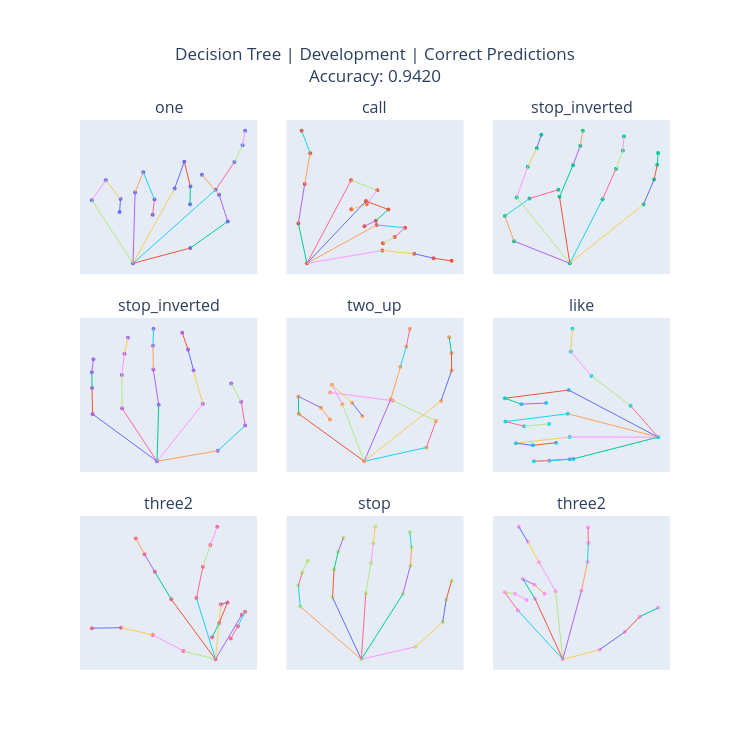

The notebook cell saved with this chart:
### Code cell
metrics = dt_trainer.results[dt_model_name]["metrics"]["development set"]

dt_corr_pred_fig = plot_correct_landmarks(
    dt_clf,
    X_dev_df,
    y_dev_df,
    le,
    model_name="Decision Tree",
    dataset_name="Development",
    accuracy=metrics["accuracy"],
    n_samples=9
)

### Figure 1 — Plotly figure (JSON) as saved in the notebook; plotly's stock layout.template omitted (floating-point values rounded to 4 significant figures)
{"data": [{"marker": {"size": 4}, "mode": "markers", "showlegend": false, "type": "scatter", "x": [0.0, 0.3897, 0.6439, 0.5856, 0.469, 0.5616, 0.6896, 0.7451, 0.7625, 0.283, 0.349, 0.3903, 0.3877, 0.01402, 0.06976, 0.1459, 0.1332, -0.28, -0.185, -0.08524, -0.09126], "xaxis": "x", "y": [0.0, -0.2382, -0.6529, -1.069, -1.383, -1.148, -1.581, -1.841, -2.069, -1.167, -1.586, -1.198, -0.9218, -1.105, -1.422, -0.997, -0.7568, -0.985, -1.295, -1.003, -0.8013], "yaxis": "y"}, {"line": {"width": 1}, "mode": "lines", "showlegend": false, "type": "scatter", "x": [0, 0.3897], "xaxis": "x", "y": [0, -0.2382], "yaxis": "y"}, {"line": {"width": 1}, "mode": "lines", "showlegend": false, "type": "scatter", "x": [0.3897, 0.6439], "xaxis": "x", "y": [-0.2382, -0.6529], "yaxis": "y"}, {"line": {"width": 1}, "mode": "lines", "showlegend": false, "type": "scatter", "x": [0.6439, 0.5856], "xaxis": "x", "y": [-0.6529, -1.069], "yaxis": "y"}, {"line": {"width": 1}, "mode": "lines", "showlegend": false, "type": "scatter", "x": [0.5856, 0.469], "xaxis": "x", "y": [-1.069, -1.383], "yaxis": "y"}, {"line": {"width": 1}, "mode": "lines", "showlegend": false, "type": "scatter", "x": [0, 0.5616], "xaxis": "x", "y": [0, -1.148], "yaxis": "y"}, {"line": {"width": 1}, "mode": "lines", "showlegend": false, "type": "scatter", "x": [0.5616, 0.6896], "xaxis": "x", "y": [-1.148, -1.581], "yaxis": "y"}, {"line": {"width": 1}, "mode": "lines", "showlegend": false, "type": "scatter", "x": [0.6896, 0.7451], "xaxis": "x", "y": [-1.581, -1.841], "yaxis": "y"}, {"line": {"width": 1}, "mode": "lines", "showlegend": false, "type": "scatter", "x": [0.7451, 0.7625], "xaxis": "x", "y": [-1.841, -2.069], "yaxis": "y"}, {"line": {"width": 1}, "mode": "lines", "showlegend": false, "type": "scatter", "x": [0, 0.283], "xaxis": "x", "y": [0, -1.167], "yaxis": "y"}, {"line": {"width": 1}, "mode": "lines", "showlegend": false, "type": "scatter", "x": [0.283, 0.349], "xaxis": "x", "y": [-1.167, -1.586], "yaxis": "y"}, {"line": {"width": 1}, "mode": "lines", "showlegend": false, "type": "scatter", "x": [0.349, 0.3903], "xaxis": "x", "y": [-1.586, -1.198], "yaxis": "y"}, {"line": {"width": 1}, "mode": "lines", "showlegend": false, "type": "scatter", "x": [0.3903, 0.3877], "xaxis": "x", "y": [-1.198, -0.9218], "yaxis": "y"}, {"line": {"width": 1}, "mode": "lines", "showlegend": false, "type": "scatter", "x": [0, 0.01402], "xaxis": "x", "y": [0, -1.105], "yaxis": "y"}, {"line": {"width": 1}, "mode": "lines", "showlegend": false, "type": "scatter", "x": [0.01402, 0.06976], "xaxis": "x", "y": [-1.105, -1.422], "yaxis": "y"}, {"line": {"width": 1}, "mode": "lines", "showlegend": false, "type": "scatter", "x": [0.06976, 0.1459], "xaxis": "x", "y": [-1.422, -0.997], "yaxis": "y"}, {"line": {"width": 1}, "mode": "lines", "showlegend": false, "type": "scatter", "x": [0.1459, 0.1332], "xaxis": "x", "y": [-0.997, -0.7568], "yaxis": "y"}, {"line": {"width": 1}, "mode": "lines", "showlegend": false, "type": "scatter", "x": [0, -0.28], "xaxis": "x", "y": [0, -0.985], "yaxis": "y"}, {"line": {"width": 1}, "mode": "lines", "showlegend": false, "type": "scatter", "x": [-0.28, -0.185], "xaxis": "x", "y": [-0.985, -1.295], "yaxis": "y"}, {"line": {"width": 1}, "mode": "lines", "showlegend": false, "type": "scatter", "x": [-0.185, -0.08524], "xaxis": "x", "y": [-1.295, -1.003], "yaxis": "y"}, {"line": {"width": 1}, "mode": "lines", "showlegend": false, "type": "scatter", "x": [-0.08524, -0.09126], "xaxis": "x", "y": [-1.003, -0.8013], "yaxis": "y"}, {"marker": {"size": 4}, "mode": "markers", "showlegend": false, "type": "scatter", "x": [0.0, -0.1291, -0.03367, 0.04911, -0.07962, 0.6639, 1.058, 0.8984, 0.6681, 0.8866, 1.224, 1.035, 0.8644, 1.047, 1.477, 1.319, 1.142, 1.134, 1.611, 1.904, 2.176], "xaxis": "x2", "y": [0.0, -0.5419, -1.079, -1.496, -1.802, -1.127, -0.9923, -0.8049, -0.7346, -0.8454, -0.7305, -0.5791, -0.5027, -0.5197, -0.4836, -0.3563, -0.273, -0.1735, -0.1305, -0.06837, -0.03338], "yaxis": "y2"}, {"line": {"width": 1}, "mode": "lines", "showlegend": false, "type": "scatter", "x": [0, -0.1291], "xaxis": "x2", "y": [0, -0.5419], "yaxis": "y2"}, {"line": {"width": 1}, "mode": "lines", "showlegend": false, "type": "scatter", "x": [-0.1291, -0.03367], "xaxis": "x2", "y": [-0.5419, -1.079], "yaxis": "y2"}, {"line": {"width": 1}, "mode": "lines", "showlegend": false, "type": "scatter", "x": [-0.03367, 0.04911], "xaxis": "x2", "y": [-1.079, -1.496], "yaxis": "y2"}, {"line": {"width": 1}, "mode": "lines", "showlegend": false, "type": "scatter", "x": [0.04911, -0.07962], "xaxis": "x2", "y": [-1.496, -1.802], "yaxis": "y2"}, {"line": {"width": 1}, "mode": "lines", "showlegend": false, "type": "scatter", "x": [0, 0.6639], "xaxis": "x2", "y": [0, -1.127], "yaxis": "y2"}, {"line": {"width": 1}, "mode": "lines", "showlegend": false, "type": "scatter", "x": [0.6639, 1.058], "xaxis": "x2", "y": [-1.127, -0.9923], "yaxis": "y2"}, {"line": {"width": 1}, "mode": "lines", "showlegend": false, "type": "scatter", "x": [1.058, 0.8984], "xaxis": "x2", "y": [-0.9923, -0.8049], "yaxis": "y2"}, {"line": {"width": 1}, "mode": "lines", "showlegend": false, "type": "scatter", "x": [0.8984, 0.6681], "xaxis": "x2", "y": [-0.8049, -0.7346], "yaxis": "y2"}, {"line": {"width": 1}, "mode": "lines", "showlegend": false, "type": "scatter", "x": [0, 0.8866], "xaxis": "x2", "y": [0, -0.8454], "yaxis": "y2"}, {"line": {"width": 1}, "mode": "lines", "showlegend": false, "type": "scatter", "x": [0.8866, 1.224], "xaxis": "x2", "y": [-0.8454, -0.7305], "yaxis": "y2"}, {"line": {"width": 1}, "mode": "lines", "showlegend": false, "type": "scatter", "x": [1.224, 1.035], "xaxis": "x2", "y": [-0.7305, -0.5791], "yaxis": "y2"}, {"line": {"width": 1}, "mode": "lines", "showlegend": false, "type": "scatter", "x": [1.035, 0.8644], "xaxis": "x2", "y": [-0.5791, -0.5027], "yaxis": "y2"}, {"line": {"width": 1}, "mode": "lines", "showlegend": false, "type": "scatter", "x": [0, 1.047], "xaxis": "x2", "y": [0, -0.5197], "yaxis": "y2"}, {"line": {"width": 1}, "mode": "lines", "showlegend": false, "type": "scatter", "x": [1.047, 1.477], "xaxis": "x2", "y": [-0.5197, -0.4836], "yaxis": "y2"}, {"line": {"width": 1}, "mode": "lines", "showlegend": false, "type": "scatter", "x": [1.477, 1.319], "xaxis": "x2", "y": [-0.4836, -0.3563], "yaxis": "y2"}, {"line": {"width": 1}, "mode": "lines", "showlegend": false, "type": "scatter", "x": [1.319, 1.142], "xaxis": "x2", "y": [-0.3563, -0.273], "yaxis": "y2"}, {"line": {"width": 1}, "mode": "lines", "showlegend": false, "type": "scatter", "x": [0, 1.134], "xaxis": "x2", "y": [0, -0.1735], "yaxis": "y2"}, {"line": {"width": 1}, "mode": "lines", "showlegend": false, "type": "scatter", "x": [1.134, 1.611], "xaxis": "x2", "y": [-0.1735, -0.1305], "yaxis": "y2"}, {"line": {"width": 1}, "mode": "lines", "showlegend": false, "type": "scatter", "x": [1.611, 1.904], "xaxis": "x2", "y": [-0.1305, -0.06837], "yaxis": "y2"}, {"line": {"width": 1}, "mode": "lines", "showlegend": false, "type": "scatter", "x": [1.904, 2.176], "xaxis": "x2", "y": [-0.06837, -0.03338], "yaxis": "y2"}, {"marker": {"size": 4}, "mode": "markers", "showlegend": false, "type": "scatter", "x": [0.0, -0.142, -0.1652, -0.1026, -0.02904, -0.1351, -0.107, -0.08411, -0.07243, -0.02616, 0.008155, 0.02665, 0.03305, 0.08329, 0.1176, 0.135, 0.1377, 0.1874, 0.2143, 0.2225, 0.2247], "xaxis": "x3", "y": [0.0, -0.167, -0.3558, -0.4879, -0.5546, -0.4968, -0.7281, -0.8665, -0.9693, -0.5009, -0.7397, -0.8861, -0.9995, -0.4833, -0.7135, -0.8499, -0.9551, -0.4434, -0.6311, -0.7433, -0.8319], "yaxis": "y3"}, {"line": {"width": 1}, "mode": "lines", "showlegend": false, "type": "scatter", "x": [0, -0.142], "xaxis": "x3", "y": [0, -0.167], "yaxis": "y3"}, {"line": {"width": 1}, "mode": "lines", "showlegend": false, "type": "scatter", "x": [-0.142, -0.1652], "xaxis": "x3", "y": [-0.167, -0.3558], "yaxis": "y3"}, {"line": {"width": 1}, "mode": "lines", "showlegend": false, "type": "scatter", "x": [-0.1652, -0.1026], "xaxis": "x3", "y": [-0.3558, -0.4879], "yaxis": "y3"}, {"line": {"width": 1}, "mode": "lines", "showlegend": false, "type": "scatter", "x": [-0.1026, -0.02904], "xaxis": "x3", "y": [-0.4879, -0.5546], "yaxis": "y3"}, {"line": {"width": 1}, "mode": "lines", "showlegend": false, "type": "scatter", "x": [0, -0.1351], "xaxis": "x3", "y": [0, -0.4968], "yaxis": "y3"}, {"line": {"width": 1}, "mode": "lines", "showlegend": false, "type": "scatter", "x": [-0.1351, -0.107], "xaxis": "x3", "y": [-0.4968, -0.7281], "yaxis": "y3"}, {"line": {"width": 1}, "mode": "lines", "showlegend": false, "type": "scatter", "x": [-0.107, -0.08411], "xaxis": "x3", "y": [-0.7281, -0.8665], "yaxis": "y3"}, {"line": {"width": 1}, "mode": "lines", "showlegend": false, "type": "scatter", "x": [-0.08411, -0.07243], "xaxis": "x3", "y": [-0.8665, -0.9693], "yaxis": "y3"}, {"line": {"width": 1}, "mode": "lines", "showlegend": false, "type": "scatter", "x": [0, -0.02616], "xaxis": "x3", "y": [0, -0.5009], "yaxis": "y3"}, {"line": {"width": 1}, "mode": "lines", "showlegend": false, "type": "scatter", "x": [-0.02616, 0.008155], "xaxis": "x3", "y": [-0.5009, -0.7397], "yaxis": "y3"}, {"line": {"width": 1}, "mode": "lines", "showlegend": false, "type": "scatter", "x": [0.008155, 0.02665], "xaxis": "x3", "y": [-0.7397, -0.8861], "yaxis": "y3"}, {"line": {"width": 1}, "mode": "lines", "showlegend": false, "type": "scatter", "x": [0.02665, 0.03305], "xaxis": "x3", "y": [-0.8861, -0.9995], "yaxis": "y3"}, {"line": {"width": 1}, "mode": "lines", "showlegend": false, "type": "scatter", "x": [0, 0.08329], "xaxis": "x3", "y": [0, -0.4833], "yaxis": "y3"}, {"line": {"width": 1}, "mode": "lines", "showlegend": false, "type": "scatter", "x": [0.08329, 0.1176], "xaxis": "x3", "y": [-0.4833, -0.7135], "yaxis": "y3"}, {"line": {"width": 1}, "mode": "lines", "showlegend": false, "type": "scatter", "x": [0.1176, 0.135], "xaxis": "x3", "y": [-0.7135, -0.8499], "yaxis": "y3"}, {"line": {"width": 1}, "mode": "lines", "showlegend": false, "type": "scatter", "x": [0.135, 0.1377], "xaxis": "x3", "y": [-0.8499, -0.9551], "yaxis": "y3"}, {"line": {"width": 1}, "mode": "lines", "showlegend": false, "type": "scatter", "x": [0, 0.1874], "xaxis": "x3", "y": [0, -0.4434], "yaxis": "y3"}, {"line": {"width": 1}, "mode": "lines", "showlegend": false, "type": "scatter", "x": [0.1874, 0.2143], "xaxis": "x3", "y": [-0.4434, -0.6311], "yaxis": "y3"}, {"line": {"width": 1}, "mode": "lines", "showlegend": false, "type": "scatter", "x": [0.2143, 0.2225], "xaxis": "x3", "y": [-0.6311, -0.7433], "yaxis": "y3"}, {"line": {"width": 1}, "mode": "lines", "showlegend": false, "type": "scatter", "x": [0.2225, 0.2247], "xaxis": "x3", "y": [-0.7433, -0.8319], "yaxis": "y3"}, {"marker": {"size": 4}, "mode": "markers", "showlegend": false, "type": "scatter", "x": [0.0, 0.2144, 0.3114, 0.2974, 0.2621, 0.1617, 0.1292, 0.1095, 0.08915, 0.005826, -0.01311, -0.01443, -0.01252, -0.1237, -0.1247, -0.1151, -0.1028, -0.2279, -0.2297, -0.2304, -0.225], "xaxis": "x4", "y": [0.0, -0.07931, -0.2691, -0.4488, -0.5873, -0.4332, -0.6839, -0.8433, -0.9688, -0.4273, -0.6919, -0.8705, -0.9999, -0.3999, -0.6515, -0.8107, -0.9319, -0.3561, -0.5524, -0.6712, -0.7701], "yaxis": "y4"}, {"line": {"width": 1}, "mode": "lines", "showlegend": false, "type": "scatter", "x": [0, 0.2144], "xaxis": "x4", "y": [0, -0.07931], "yaxis": "y4"}, {"line": {"width": 1}, "mode": "lines", "showlegend": false, "type": "scatter", "x": [0.2144, 0.3114], "xaxis": "x4", "y": [-0.07931, -0.2691], "yaxis": "y4"}, {"line": {"width": 1}, "mode": "lines", "showlegend": false, "type": "scatter", "x": [0.3114, 0.2974], "xaxis": "x4", "y": [-0.2691, -0.4488], "yaxis": "y4"}, {"line": {"width": 1}, "mode": "lines", "showlegend": false, "type": "scatter", "x": [0.2974, 0.2621], "xaxis": "x4", "y": [-0.4488, -0.5873], "yaxis": "y4"}, {"line": {"width": 1}, "mode": "lines", "showlegend": false, "type": "scatter", "x": [0, 0.1617], "xaxis": "x4", "y": [0, -0.4332], "yaxis": "y4"}, {"line": {"width": 1}, "mode": "lines", "showlegend": false, "type": "scatter", "x": [0.1617, 0.1292], "xaxis": "x4", "y": [-0.4332, -0.6839], "yaxis": "y4"}, {"line": {"width": 1}, "mode": "lines", "showlegend": false, "type": "scatter", "x": [0.1292, 0.1095], "xaxis": "x4", "y": [-0.6839, -0.8433], "yaxis": "y4"}, {"line": {"width": 1}, "mode": "lines", "showlegend": false, "type": "scatter", "x": [0.1095, 0.08915], "xaxis": "x4", "y": [-0.8433, -0.9688], "yaxis": "y4"}, {"line": {"width": 1}, "mode": "lines", "showlegend": false, "type": "scatter", "x": [0, 0.005826], "xaxis": "x4", "y": [0, -0.4273], "yaxis": "y4"}, {"line": {"width": 1}, "mode": "lines", "showlegend": false, "type": "scatter", "x": [0.005826, -0.01311], "xaxis": "x4", "y": [-0.4273, -0.6919], "yaxis": "y4"}, {"line": {"width": 1}, "mode": "lines", "showlegend": false, "type": "scatter", "x": [-0.01311, -0.01443], "xaxis": "x4", "y": [-0.6919, -0.8705], "yaxis": "y4"}, {"line": {"width": 1}, "mode": "lines", "showlegend": false, "type": "scatter", "x": [-0.01443, -0.01252], "xaxis": "x4", "y": [-0.8705, -0.9999], "yaxis": "y4"}, {"line": {"width": 1}, "mode": "lines", "showlegend": false, "type": "scatter", "x": [0, -0.1237], "xaxis": "x4", "y": [0, -0.3999], "yaxis": "y4"}, {"line": {"width": 1}, "mode": "lines", "showlegend": false, "type": "scatter", "x": [-0.1237, -0.1247], "xaxis": "x4", "y": [-0.3999, -0.6515], "yaxis": "y4"}, {"line": {"width": 1}, "mode": "lines", "showlegend": false, "type": "scatter", "x": [-0.1247, -0.1151], "xaxis": "x4", "y": [-0.6515, -0.8107], "yaxis": "y4"}, {"line": {"width": 1}, "mode": "lines", "showlegend": false, "type": "scatter", "x": [-0.1151, -0.1028], "xaxis": "x4", "y": [-0.8107, -0.9319], "yaxis": "y4"}, {"line": {"width": 1}, "mode": "lines", "showlegend": false, "type": "scatter", "x": [0, -0.2279], "xaxis": "x4", "y": [0, -0.3561], "yaxis": "y4"}, {"line": {"width": 1}, "mode": "lines", "showlegend": false, "type": "scatter", "x": [-0.2279, -0.2297], "xaxis": "x4", "y": [-0.3561, -0.5524], "yaxis": "y4"}, {"line": {"width": 1}, "mode": "lines", "showlegend": false, "type": "scatter", "x": [-0.2297, -0.2304], "xaxis": "x4", "y": [-0.5524, -0.6712], "yaxis": "y4"}, {"line": {"width": 1}, "mode": "lines", "showlegend": false, "type": "scatter", "x": [-0.2304, -0.225], "xaxis": "x4", "y": [-0.6712, -0.7701], "yaxis": "y4"}, {"marker": {"size": 4}, "mode": "markers", "showlegend": false, "type": "scatter", "x": [0.0, 0.1319, 0.1519, 0.06047, -0.0719, 0.1626, 0.1852, 0.1848, 0.18, 0.05633, 0.07657, 0.08928, 0.09669, -0.04616, -0.06848, -0.02567, -0.003899, -0.1387, -0.1394, -0.09146, -0.07258], "xaxis": "x5", "y": [0.0, -0.1041, -0.3032, -0.4545, -0.5164, -0.4535, -0.6807, -0.8132, -0.9305, -0.466, -0.7088, -0.862, -0.9953, -0.4277, -0.5744, -0.4391, -0.3405, -0.3566, -0.4869, -0.4027, -0.3135], "yaxis": "y5"}, {"line": {"width": 1}, "mode": "lines", "showlegend": false, "type": "scatter", "x": [0, 0.1319], "xaxis": "x5", "y": [0, -0.1041], "yaxis": "y5"}, {"line": {"width": 1}, "mode": "lines", "showlegend": false, "type": "scatter", "x": [0.1319, 0.1519], "xaxis": "x5", "y": [-0.1041, -0.3032], "yaxis": "y5"}, {"line": {"width": 1}, "mode": "lines", "showlegend": false, "type": "scatter", "x": [0.1519, 0.06047], "xaxis": "x5", "y": [-0.3032, -0.4545], "yaxis": "y5"}, {"line": {"width": 1}, "mode": "lines", "showlegend": false, "type": "scatter", "x": [0.06047, -0.0719], "xaxis": "x5", "y": [-0.4545, -0.5164], "yaxis": "y5"}, {"line": {"width": 1}, "mode": "lines", "showlegend": false, "type": "scatter", "x": [0, 0.1626], "xaxis": "x5", "y": [0, -0.4535], "yaxis": "y5"}, {"line": {"width": 1}, "mode": "lines", "showlegend": false, "type": "scatter", "x": [0.1626, 0.1852], "xaxis": "x5", "y": [-0.4535, -0.6807], "yaxis": "y5"}, {"line": {"width": 1}, "mode": "lines", "showlegend": false, "type": "scatter", "x": [0.1852, 0.1848], "xaxis": "x5", "y": [-0.6807, -0.8132], "yaxis": "y5"}, {"line": {"width": 1}, "mode": "lines", "showlegend": false, "type": "scatter", "x": [0.1848, 0.18], "xaxis": "x5", "y": [-0.8132, -0.9305], "yaxis": "y5"}, {"line": {"width": 1}, "mode": "lines", "showlegend": false, "type": "scatter", "x": [0, 0.05633], "xaxis": "x5", "y": [0, -0.466], "yaxis": "y5"}, {"line": {"width": 1}, "mode": "lines", "showlegend": false, "type": "scatter", "x": [0.05633, 0.07657], "xaxis": "x5", "y": [-0.466, -0.7088], "yaxis": "y5"}, {"line": {"width": 1}, "mode": "lines", "showlegend": false, "type": "scatter", "x": [0.07657, 0.08928], "xaxis": "x5", "y": [-0.7088, -0.862], "yaxis": "y5"}, {"line": {"width": 1}, "mode": "lines", "showlegend": false, "type": "scatter", "x": [0.08928, 0.09669], "xaxis": "x5", "y": [-0.862, -0.9953], "yaxis": "y5"}, {"line": {"width": 1}, "mode": "lines", "showlegend": false, "type": "scatter", "x": [0, -0.04616], "xaxis": "x5", "y": [0, -0.4277], "yaxis": "y5"}, {"line": {"width": 1}, "mode": "lines", "showlegend": false, "type": "scatter", "x": [-0.04616, -0.06848], "xaxis": "x5", "y": [-0.4277, -0.5744], "yaxis": "y5"}, {"line": {"width": 1}, "mode": "lines", "showlegend": false, "type": "scatter", "x": [-0.06848, -0.02567], "xaxis": "x5", "y": [-0.5744, -0.4391], "yaxis": "y5"}, {"line": {"width": 1}, "mode": "lines", "showlegend": false, "type": "scatter", "x": [-0.02567, -0.003899], "xaxis": "x5", "y": [-0.4391, -0.3405], "yaxis": "y5"}, {"line": {"width": 1}, "mode": "lines", "showlegend": false, "type": "scatter", "x": [0, -0.1387], "xaxis": "x5", "y": [0, -0.3566], "yaxis": "y5"}, {"line": {"width": 1}, "mode": "lines", "showlegend": false, "type": "scatter", "x": [-0.1387, -0.1394], "xaxis": "x5", "y": [-0.3566, -0.4869], "yaxis": "y5"}, {"line": {"width": 1}, "mode": "lines", "showlegend": false, "type": "scatter", "x": [-0.1394, -0.09146], "xaxis": "x5", "y": [-0.4869, -0.4027], "yaxis": "y5"}, {"line": {"width": 1}, "mode": "lines", "showlegend": false, "type": "scatter", "x": [-0.09146, -0.07258], "xaxis": "x5", "y": [-0.4027, -0.3135], "yaxis": "y5"}, {"marker": {"size": 4}, "mode": "markers", "showlegend": false, "type": "scatter", "x": [0.0, -0.2494, -0.6026, -0.7881, -0.7738, -0.8074, -1.384, -1.234, -1.011, -0.8157, -1.379, -1.211, -0.9855, -0.7995, -1.284, -1.131, -0.9216, -0.7657, -1.122, -0.9832, -0.7995], "xaxis": "x6", "y": [0.0, -0.4038, -0.7869, -1.1, -1.395, -0.6055, -0.5007, -0.4242, -0.4384, -0.3009, -0.2001, -0.1408, -0.1698, -0.0008691, 0.07774, 0.106, 0.07139, 0.2798, 0.311, 0.3052, 0.2846], "yaxis": "y6"}, {"line": {"width": 1}, "mode": "lines", "showlegend": false, "type": "scatter", "x": [0, -0.2494], "xaxis": "x6", "y": [0, -0.4038], "yaxis": "y6"}, {"line": {"width": 1}, "mode": "lines", "showlegend": false, "type": "scatter", "x": [-0.2494, -0.6026], "xaxis": "x6", "y": [-0.4038, -0.7869], "yaxis": "y6"}, {"line": {"width": 1}, "mode": "lines", "showlegend": false, "type": "scatter", "x": [-0.6026, -0.7881], "xaxis": "x6", "y": [-0.7869, -1.1], "yaxis": "y6"}, {"line": {"width": 1}, "mode": "lines", "showlegend": false, "type": "scatter", "x": [-0.7881, -0.7738], "xaxis": "x6", "y": [-1.1, -1.395], "yaxis": "y6"}, {"line": {"width": 1}, "mode": "lines", "showlegend": false, "type": "scatter", "x": [0, -0.8074], "xaxis": "x6", "y": [0, -0.6055], "yaxis": "y6"}, {"line": {"width": 1}, "mode": "lines", "showlegend": false, "type": "scatter", "x": [-0.8074, -1.384], "xaxis": "x6", "y": [-0.6055, -0.5007], "yaxis": "y6"}, {"line": {"width": 1}, "mode": "lines", "showlegend": false, "type": "scatter", "x": [-1.384, -1.234], "xaxis": "x6", "y": [-0.5007, -0.4242], "yaxis": "y6"}, {"line": {"width": 1}, "mode": "lines", "showlegend": false, "type": "scatter", "x": [-1.234, -1.011], "xaxis": "x6", "y": [-0.4242, -0.4384], "yaxis": "y6"}, {"line": {"width": 1}, "mode": "lines", "showlegend": false, "type": "scatter", "x": [0, -0.8157], "xaxis": "x6", "y": [0, -0.3009], "yaxis": "y6"}, {"line": {"width": 1}, "mode": "lines", "showlegend": false, "type": "scatter", "x": [-0.8157, -1.379], "xaxis": "x6", "y": [-0.3009, -0.2001], "yaxis": "y6"}, {"line": {"width": 1}, "mode": "lines", "showlegend": false, "type": "scatter", "x": [-1.379, -1.211], "xaxis": "x6", "y": [-0.2001, -0.1408], "yaxis": "y6"}, {"line": {"width": 1}, "mode": "lines", "showlegend": false, "type": "scatter", "x": [-1.211, -0.9855], "xaxis": "x6", "y": [-0.1408, -0.1698], "yaxis": "y6"}, {"line": {"width": 1}, "mode": "lines", "showlegend": false, "type": "scatter", "x": [0, -0.7995], "xaxis": "x6", "y": [0, -0.0008691], "yaxis": "y6"}, {"line": {"width": 1}, "mode": "lines", "showlegend": false, "type": "scatter", "x": [-0.7995, -1.284], "xaxis": "x6", "y": [-0.0008691, 0.07774], "yaxis": "y6"}, {"line": {"width": 1}, "mode": "lines", "showlegend": false, "type": "scatter", "x": [-1.284, -1.131], "xaxis": "x6", "y": [0.07774, 0.106], "yaxis": "y6"}, {"line": {"width": 1}, "mode": "lines", "showlegend": false, "type": "scatter", "x": [-1.131, -0.9216], "xaxis": "x6", "y": [0.106, 0.07139], "yaxis": "y6"}, {"line": {"width": 1}, "mode": "lines", "showlegend": false, "type": "scatter", "x": [0, -0.7657], "xaxis": "x6", "y": [0, 0.2798], "yaxis": "y6"}, {"line": {"width": 1}, "mode": "lines", "showlegend": false, "type": "scatter", "x": [-0.7657, -1.122], "xaxis": "x6", "y": [0.2798, 0.311], "yaxis": "y6"}, {"line": {"width": 1}, "mode": "lines", "showlegend": false, "type": "scatter", "x": [-1.122, -0.9832], "xaxis": "x6", "y": [0.311, 0.3052], "yaxis": "y6"}, {"line": {"width": 1}, "mode": "lines", "showlegend": false, "type": "scatter", "x": [-0.9832, -0.7995], "xaxis": "x6", "y": [0.3052, 0.2846], "yaxis": "y6"}, {"marker": {"size": 4}, "mode": "markers", "showlegend": false, "type": "scatter", "x": [0.0, -0.1636, -0.3188, -0.4807, -0.6292, -0.2252, -0.3087, -0.3615, -0.405, -0.0968, -0.06404, -0.02596, 0.009129, 0.02761, 0.06161, 0.01885, -0.01669, 0.1339, 0.1511, 0.1148, 0.07779], "xaxis": "x7", "y": [0.0, -0.06282, -0.184, -0.2383, -0.2347, -0.4526, -0.6596, -0.7927, -0.9114, -0.4614, -0.6982, -0.862, -1.0, -0.414, -0.4292, -0.2744, -0.1663, -0.3352, -0.3591, -0.2496, -0.1574], "yaxis": "y7"}, {"line": {"width": 1}, "mode": "lines", "showlegend": false, "type": "scatter", "x": [0, -0.1636], "xaxis": "x7", "y": [0, -0.06282], "yaxis": "y7"}, {"line": {"width": 1}, "mode": "lines", "showlegend": false, "type": "scatter", "x": [-0.1636, -0.3188], "xaxis": "x7", "y": [-0.06282, -0.184], "yaxis": "y7"}, {"line": {"width": 1}, "mode": "lines", "showlegend": false, "type": "scatter", "x": [-0.3188, -0.4807], "xaxis": "x7", "y": [-0.184, -0.2383], "yaxis": "y7"}, {"line": {"width": 1}, "mode": "lines", "showlegend": false, "type": "scatter", "x": [-0.4807, -0.6292], "xaxis": "x7", "y": [-0.2383, -0.2347], "yaxis": "y7"}, {"line": {"width": 1}, "mode": "lines", "showlegend": false, "type": "scatter", "x": [0, -0.2252], "xaxis": "x7", "y": [0, -0.4526], "yaxis": "y7"}, {"line": {"width": 1}, "mode": "lines", "showlegend": false, "type": "scatter", "x": [-0.2252, -0.3087], "xaxis": "x7", "y": [-0.4526, -0.6596], "yaxis": "y7"}, {"line": {"width": 1}, "mode": "lines", "showlegend": false, "type": "scatter", "x": [-0.3087, -0.3615], "xaxis": "x7", "y": [-0.6596, -0.7927], "yaxis": "y7"}, {"line": {"width": 1}, "mode": "lines", "showlegend": false, "type": "scatter", "x": [-0.3615, -0.405], "xaxis": "x7", "y": [-0.7927, -0.9114], "yaxis": "y7"}, {"line": {"width": 1}, "mode": "lines", "showlegend": false, "type": "scatter", "x": [0, -0.0968], "xaxis": "x7", "y": [0, -0.4614], "yaxis": "y7"}, {"line": {"width": 1}, "mode": "lines", "showlegend": false, "type": "scatter", "x": [-0.0968, -0.06404], "xaxis": "x7", "y": [-0.4614, -0.6982], "yaxis": "y7"}, {"line": {"width": 1}, "mode": "lines", "showlegend": false, "type": "scatter", "x": [-0.06404, -0.02596], "xaxis": "x7", "y": [-0.6982, -0.862], "yaxis": "y7"}, {"line": {"width": 1}, "mode": "lines", "showlegend": false, "type": "scatter", "x": [-0.02596, 0.009129], "xaxis": "x7", "y": [-0.862, -1.0], "yaxis": "y7"}, {"line": {"width": 1}, "mode": "lines", "showlegend": false, "type": "scatter", "x": [0, 0.02761], "xaxis": "x7", "y": [0, -0.414], "yaxis": "y7"}, {"line": {"width": 1}, "mode": "lines", "showlegend": false, "type": "scatter", "x": [0.02761, 0.06161], "xaxis": "x7", "y": [-0.414, -0.4292], "yaxis": "y7"}, {"line": {"width": 1}, "mode": "lines", "showlegend": false, "type": "scatter", "x": [0.06161, 0.01885], "xaxis": "x7", "y": [-0.4292, -0.2744], "yaxis": "y7"}, {"line": {"width": 1}, "mode": "lines", "showlegend": false, "type": "scatter", "x": [0.01885, -0.01669], "xaxis": "x7", "y": [-0.2744, -0.1663], "yaxis": "y7"}, {"line": {"width": 1}, "mode": "lines", "showlegend": false, "type": "scatter", "x": [0, 0.1339], "xaxis": "x7", "y": [0, -0.3352], "yaxis": "y7"}, {"line": {"width": 1}, "mode": "lines", "showlegend": false, "type": "scatter", "x": [0.1339, 0.1511], "xaxis": "x7", "y": [-0.3352, -0.3591], "yaxis": "y7"}, {"line": {"width": 1}, "mode": "lines", "showlegend": false, "type": "scatter", "x": [0.1511, 0.1148], "xaxis": "x7", "y": [-0.3591, -0.2496], "yaxis": "y7"}, {"line": {"width": 1}, "mode": "lines", "showlegend": false, "type": "scatter", "x": [0.1148, 0.07779], "xaxis": "x7", "y": [-0.2496, -0.1574], "yaxis": "y7"}, {"marker": {"size": 4}, "mode": "markers", "showlegend": false, "type": "scatter", "x": [0.0, 0.1646, 0.2467, 0.2575, 0.274, 0.126, 0.1491, 0.1522, 0.1472, 0.01376, 0.02932, 0.03659, 0.04232, -0.08704, -0.08266, -0.07027, -0.05418, -0.1851, -0.1908, -0.1787, -0.1626], "xaxis": "x8", "y": [0.0, -0.09448, -0.2787, -0.4511, -0.5929, -0.4912, -0.7074, -0.8431, -0.9594, -0.4989, -0.7254, -0.8744, -0.9991, -0.4651, -0.6771, -0.8083, -0.9168, -0.3975, -0.5569, -0.6562, -0.7419], "yaxis": "y8"}, {"line": {"width": 1}, "mode": "lines", "showlegend": false, "type": "scatter", "x": [0, 0.1646], "xaxis": "x8", "y": [0, -0.09448], "yaxis": "y8"}, {"line": {"width": 1}, "mode": "lines", "showlegend": false, "type": "scatter", "x": [0.1646, 0.2467], "xaxis": "x8", "y": [-0.09448, -0.2787], "yaxis": "y8"}, {"line": {"width": 1}, "mode": "lines", "showlegend": false, "type": "scatter", "x": [0.2467, 0.2575], "xaxis": "x8", "y": [-0.2787, -0.4511], "yaxis": "y8"}, {"line": {"width": 1}, "mode": "lines", "showlegend": false, "type": "scatter", "x": [0.2575, 0.274], "xaxis": "x8", "y": [-0.4511, -0.5929], "yaxis": "y8"}, {"line": {"width": 1}, "mode": "lines", "showlegend": false, "type": "scatter", "x": [0, 0.126], "xaxis": "x8", "y": [0, -0.4912], "yaxis": "y8"}, {"line": {"width": 1}, "mode": "lines", "showlegend": false, "type": "scatter", "x": [0.126, 0.1491], "xaxis": "x8", "y": [-0.4912, -0.7074], "yaxis": "y8"}, {"line": {"width": 1}, "mode": "lines", "showlegend": false, "type": "scatter", "x": [0.1491, 0.1522], "xaxis": "x8", "y": [-0.7074, -0.8431], "yaxis": "y8"}, {"line": {"width": 1}, "mode": "lines", "showlegend": false, "type": "scatter", "x": [0.1522, 0.1472], "xaxis": "x8", "y": [-0.8431, -0.9594], "yaxis": "y8"}, {"line": {"width": 1}, "mode": "lines", "showlegend": false, "type": "scatter", "x": [0, 0.01376], "xaxis": "x8", "y": [0, -0.4989], "yaxis": "y8"}, {"line": {"width": 1}, "mode": "lines", "showlegend": false, "type": "scatter", "x": [0.01376, 0.02932], "xaxis": "x8", "y": [-0.4989, -0.7254], "yaxis": "y8"}, {"line": {"width": 1}, "mode": "lines", "showlegend": false, "type": "scatter", "x": [0.02932, 0.03659], "xaxis": "x8", "y": [-0.7254, -0.8744], "yaxis": "y8"}, {"line": {"width": 1}, "mode": "lines", "showlegend": false, "type": "scatter", "x": [0.03659, 0.04232], "xaxis": "x8", "y": [-0.8744, -0.9991], "yaxis": "y8"}, {"line": {"width": 1}, "mode": "lines", "showlegend": false, "type": "scatter", "x": [0, -0.08704], "xaxis": "x8", "y": [0, -0.4651], "yaxis": "y8"}, {"line": {"width": 1}, "mode": "lines", "showlegend": false, "type": "scatter", "x": [-0.08704, -0.08266], "xaxis": "x8", "y": [-0.4651, -0.6771], "yaxis": "y8"}, {"line": {"width": 1}, "mode": "lines", "showlegend": false, "type": "scatter", "x": [-0.08266, -0.07027], "xaxis": "x8", "y": [-0.6771, -0.8083], "yaxis": "y8"}, {"line": {"width": 1}, "mode": "lines", "showlegend": false, "type": "scatter", "x": [-0.07027, -0.05418], "xaxis": "x8", "y": [-0.8083, -0.9168], "yaxis": "y8"}, {"line": {"width": 1}, "mode": "lines", "showlegend": false, "type": "scatter", "x": [0, -0.1851], "xaxis": "x8", "y": [0, -0.3975], "yaxis": "y8"}, {"line": {"width": 1}, "mode": "lines", "showlegend": false, "type": "scatter", "x": [-0.1851, -0.1908], "xaxis": "x8", "y": [-0.3975, -0.5569], "yaxis": "y8"}, {"line": {"width": 1}, "mode": "lines", "showlegend": false, "type": "scatter", "x": [-0.1908, -0.1787], "xaxis": "x8", "y": [-0.5569, -0.6562], "yaxis": "y8"}, {"line": {"width": 1}, "mode": "lines", "showlegend": false, "type": "scatter", "x": [-0.1787, -0.1626], "xaxis": "x8", "y": [-0.6562, -0.7419], "yaxis": "y8"}, {"marker": {"size": 4}, "mode": "markers", "showlegend": false, "type": "scatter", "x": [0.0, 0.1678, 0.2839, 0.3521, 0.4361, 0.08565, 0.1129, 0.1171, 0.1155, -0.03286, -0.1092, -0.1599, -0.2012, -0.1269, -0.1825, -0.1288, -0.08326, -0.2052, -0.2649, -0.2195, -0.1655], "xaxis": "x9", "y": [0.0, -0.07062, -0.2023, -0.3152, -0.3805, -0.5082, -0.7171, -0.8583, -0.9731, -0.5034, -0.7178, -0.8675, -0.9796, -0.4476, -0.5928, -0.5505, -0.4836, -0.3613, -0.495, -0.4846, -0.4379], "yaxis": "y9"}, {"line": {"width": 1}, "mode": "lines", "showlegend": false, "type": "scatter", "x": [0, 0.1678], "xaxis": "x9", "y": [0, -0.07062], "yaxis": "y9"}, {"line": {"width": 1}, "mode": "lines", "showlegend": false, "type": "scatter", "x": [0.1678, 0.2839], "xaxis": "x9", "y": [-0.07062, -0.2023], "yaxis": "y9"}, {"line": {"width": 1}, "mode": "lines", "showlegend": false, "type": "scatter", "x": [0.2839, 0.3521], "xaxis": "x9", "y": [-0.2023, -0.3152], "yaxis": "y9"}, {"line": {"width": 1}, "mode": "lines", "showlegend": false, "type": "scatter", "x": [0.3521, 0.4361], "xaxis": "x9", "y": [-0.3152, -0.3805], "yaxis": "y9"}, {"line": {"width": 1}, "mode": "lines", "showlegend": false, "type": "scatter", "x": [0, 0.08565], "xaxis": "x9", "y": [0, -0.5082], "yaxis": "y9"}, {"line": {"width": 1}, "mode": "lines", "showlegend": false, "type": "scatter", "x": [0.08565, 0.1129], "xaxis": "x9", "y": [-0.5082, -0.7171], "yaxis": "y9"}, {"line": {"width": 1}, "mode": "lines", "showlegend": false, "type": "scatter", "x": [0.1129, 0.1171], "xaxis": "x9", "y": [-0.7171, -0.8583], "yaxis": "y9"}, {"line": {"width": 1}, "mode": "lines", "showlegend": false, "type": "scatter", "x": [0.1171, 0.1155], "xaxis": "x9", "y": [-0.8583, -0.9731], "yaxis": "y9"}, {"line": {"width": 1}, "mode": "lines", "showlegend": false, "type": "scatter", "x": [0, -0.03286], "xaxis": "x9", "y": [0, -0.5034], "yaxis": "y9"}, {"line": {"width": 1}, "mode": "lines", "showlegend": false, "type": "scatter", "x": [-0.03286, -0.1092], "xaxis": "x9", "y": [-0.5034, -0.7178], "yaxis": "y9"}, {"line": {"width": 1}, "mode": "lines", "showlegend": false, "type": "scatter", "x": [-0.1092, -0.1599], "xaxis": "x9", "y": [-0.7178, -0.8675], "yaxis": "y9"}, {"line": {"width": 1}, "mode": "lines", "showlegend": false, "type": "scatter", "x": [-0.1599, -0.2012], "xaxis": "x9", "y": [-0.8675, -0.9796], "yaxis": "y9"}, {"line": {"width": 1}, "mode": "lines", "showlegend": false, "type": "scatter", "x": [0, -0.1269], "xaxis": "x9", "y": [0, -0.4476], "yaxis": "y9"}, {"line": {"width": 1}, "mode": "lines", "showlegend": false, "type": "scatter", "x": [-0.1269, -0.1825], "xaxis": "x9", "y": [-0.4476, -0.5928], "yaxis": "y9"}, {"line": {"width": 1}, "mode": "lines", "showlegend": false, "type": "scatter", "x": [-0.1825, -0.1288], "xaxis": "x9", "y": [-0.5928, -0.5505], "yaxis": "y9"}, {"line": {"width": 1}, "mode": "lines", "showlegend": false, "type": "scatter", "x": [-0.1288, -0.08326], "xaxis": "x9", "y": [-0.5505, -0.4836], "yaxis": "y9"}, {"line": {"width": 1}, "mode": "lines", "showlegend": false, "type": "scatter", "x": [0, -0.2052], "xaxis": "x9", "y": [0, -0.3613], "yaxis": "y9"}, {"line": {"width": 1}, "mode": "lines", "showlegend": false, "type": "scatter", "x": [-0.2052, -0.2649], "xaxis": "x9", "y": [-0.3613, -0.495], "yaxis": "y9"}, {"line": {"width": 1}, "mode": "lines", "showlegend": false, "type": "scatter", "x": [-0.2649, -0.2195], "xaxis": "x9", "y": [-0.495, -0.4846], "yaxis": "y9"}, {"line": {"width": 1}, "mode": "lines", "showlegend": false, "type": "scatter", "x": [-0.2195, -0.1655], "xaxis": "x9", "y": [-0.4846, -0.4379], "yaxis": "y9"}], "layout": {"annotations": [{"font": {"size": 16}, "showarrow": false, "text": "one", "x": 0.15, "xanchor": "center", "xref": "paper", "y": 1, "yanchor": "bottom", "yref": "paper"}, {"font": {"size": 16}, "showarrow": false, "text": "call", "x": 0.5, "xanchor": "center", "xref": "paper", "y": 1, "yanchor": "bottom", "yref": "paper"}, {"font": {"size": 16}, "showarrow": false, "text": "stop_inverted", "x": 0.85, "xanchor": "center", "xref": "paper", "y": 1, "yanchor": "bottom", "yref": "paper"}, {"font": {"size": 16}, "showarrow": false, "text": "stop_inverted", "x": 0.15, "xanchor": "center", "xref": "paper", "y": 0.64, "yanchor": "bottom", "yref": "paper"}, {"font": {"size": 16}, "showarrow": false, "text": "two_up", "x": 0.5, "xanchor": "center", "xref": "paper", "y": 0.64, "yanchor": "bottom", "yref": "paper"}, {"font": {"size": 16}, "showarrow": false, "text": "like", "x": 0.85, "xanchor": "center", "xref": "paper", "y": 0.64, "yanchor": "bottom", "yref": "paper"}, {"font": {"size": 16}, "showarrow": false, "text": "three2", "x": 0.15, "xanchor": "center", "xref": "paper", "y": 0.28, "yanchor": "bottom", "yref": "paper"}, {"font": {"size": 16}, "showarrow": false, "text": "stop", "x": 0.5, "xanchor": "center", "xref": "paper", "y": 0.28, "yanchor": "bottom", "yref": "paper"}, {"font": {"size": 16}, "showarrow": false, "text": "three2", "x": 0.85, "xanchor": "center", "xref": "paper", "y": 0.28, "yanchor": "bottom", "yref": "paper"}], "height": 750, "margin": {"t": 120}, "showlegend": false, "title": {"text": "Decision Tree | Development | Correct Predictions<br>Accuracy: 0.9420", "x": 0.5, "xanchor": "center"}, "width": 750, "xaxis": {"anchor": "y", "domain": [0, 0.3], "visible": false}, "xaxis2": {"anchor": "y2", "domain": [0.35, 0.65], "visible": false}, "xaxis3": {"anchor": "y3", "domain": [0.7, 1], "visible": false}, "xaxis4": {"anchor": "y4", "domain": [0, 0.3], "visible": false}, "xaxis5": {"anchor": "y5", "domain": [0.35, 0.65], "visible": false}, "xaxis6": {"anchor": "y6", "domain": [0.7, 1], "visible": false}, "xaxis7": {"anchor": "y7", "domain": [0, 0.3], "visible": false}, "xaxis8": {"anchor": "y8", "domain": [0.35, 0.65], "visible": false}, "xaxis9": {"anchor": "y9", "domain": [0.7, 1], "visible": false}, "yaxis": {"anchor": "x", "autorange": "reversed", "domain": [0.72, 1], "visible": false}, "yaxis2": {"anchor": "x2", "autorange": "reversed", "domain": [0.72, 1], "visible": false}, "yaxis3": {"anchor": "x3", "autorange": "reversed", "domain": [0.72, 1], "visible": false}, "yaxis4": {"anchor": "x4", "autorange": "reversed", "domain": [0.36, 0.64], "visible": false}, "yaxis5": {"anchor": "x5", "autorange": "reversed", "domain": [0.36, 0.64], "visible": false}, "yaxis6": {"anchor": "x6", "autorange": "reversed", "domain": [0.36, 0.64], "visible": false}, "yaxis7": {"anchor": "x7", "autorange": "reversed", "domain": [0, 0.28], "visible": false}, "yaxis8": {"anchor": "x8", "autorange": "reversed", "domain": [0, 0.28], "visible": false}, "yaxis9": {"anchor": "x9", "autorange": "reversed", "domain": [0, 0.28], "visible": false}}}
